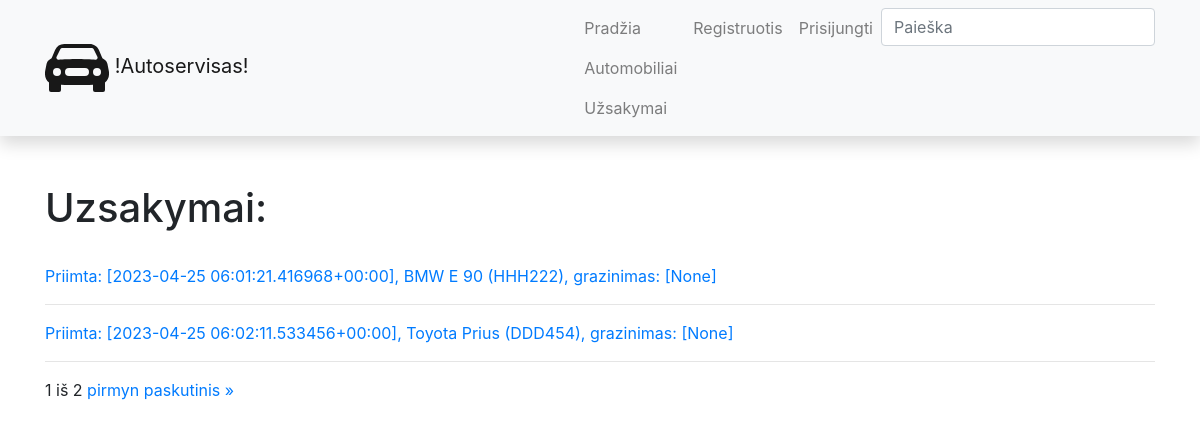
Page /autoservisas/orders/ on the committed database.
### autoservisas/models.py (models this page shows, shortened)
class Uzsakymas(models.Model):
    data = models.DateTimeField(verbose_name='Data ir laikas', auto_now_add=True)
    automobilis = models.ForeignKey(to='Automobilis', verbose_name='Automobilis', on_delete=models.SET_NULL, null=True)
    klientas = models.ForeignKey(to=User, on_delete=models.SET_NULL, null=True, blank=True)
    grazinimo_data = models.DateField(verbose_name='Bus atlikta', null=True, blank=True)
    LOAN_STATUS = (
        ('p', 'Patvirtinta'),
        ('v', 'Vykdoma'),
        ('a', 'Atsaukta'),
        ('t', 'Tvirtinama'),
        ('i', 'Ivykdyta'),
    )
    status = models.CharField(verbose_name="Busena", max_length=1, choices=LOAN_STATUS, blank=True, default='t')
    def __str__(self):
        return f'Priimta: [{self.data}], {self.automobilis}, grazinimas: [{self.grazinimo_data}]'
    class Meta:
        verbose_name = "Uzsakymas"
        verbose_name_plural = "Uzsakymai"

class Automobilis(models.Model):
    valstybinis_nr = models.CharField(verbose_name='Valstybinis numeris', max_length=6)
    vin = models.CharField(verbose_name='VIN kodas', max_length=17)
    kliento_vardas = models.CharField(verbose_name='Savininkas', max_length=50)
    automobilio_modelis = models.ForeignKey(to='AutomobilioModelis', verbose_name='Automobilio modelis', on_delete=models.SET_NULL, null=True)
    photo = models.ImageField(verbose_name="Nuotrauka", upload_to='vehicles', null=True, blank=True) #arba tik blank=True
    description = HTMLField(verbose_name='Aprasymas', max_length=2000, default='')
    def __str__(self):
        return f'{self.automobilio_modelis} ({self.valstybinis_nr})'
    class Meta:
        verbose_name = "Automobilis"
        verbose_name_plural = "Automobiliai"

class AutomobilioModelis(models.Model):
    marke = models.CharField(verbose_name='Gamintojas', max_length=50)
    modelis = models.CharField(verbose_name='Modelis', max_length=50)
    def __str__(self):
        return f'{self.marke} {self.modelis}'
    class Meta:
        verbose_name = "Automobilio modelis"
        verbose_name_plural = "Automobilio modeliai"

### autoservisas/views.py (the view)
# urls.py: path('orders/', views.OrderListView.as_view(), name='orders'),
class OrderListView(generic.ListView):
    model = Uzsakymas
    template_name = 'orders.html'
    context_object_name = 'orders'
    paginate_by = 2

### autoservisas/templates/orders.html (shortened to what this page needs)
{% extends 'base.html'%}
{% block content %}
<h1>Uzsakymai:</h1>
<br>
{% for order in orders %}
<a href="{{ order.pk }}">
    <p>{{ order }}</p>
</a>
<hr>
{% endfor %}
<div class="pagination">
    <span class="step-links">
        <span class="current">
            {{ page_obj.number }} iš {{ page_obj.paginator.num_pages }}
        </span>
        {% if page_obj.has_next %}
            <a href="?page={{ page_obj.next_page_number }}">pirmyn</a>
            <a href="?page={{ page_obj.paginator.num_pages }}">paskutinis &raquo;</a>
        {% endif %}
    </span>
</div>
{% endblock %}

### rows in the picture
Uzsakymas: data+automobilis+grazinimo_data "Priimta: [2023-04-25 06:01:21.416968+00:00], BMW E 90 (HHH222), grazinimas: [None]"
Uzsakymas: data+automobilis+grazinimo_data "Priimta: [2023-04-25 06:02:11.533456+00:00], Toyota Prius (DDD454), grazinimas: [None]"

### other values in the picture
{{ page_obj.number }} "1"
{{ page_obj.paginator.num_pages }} "2"
